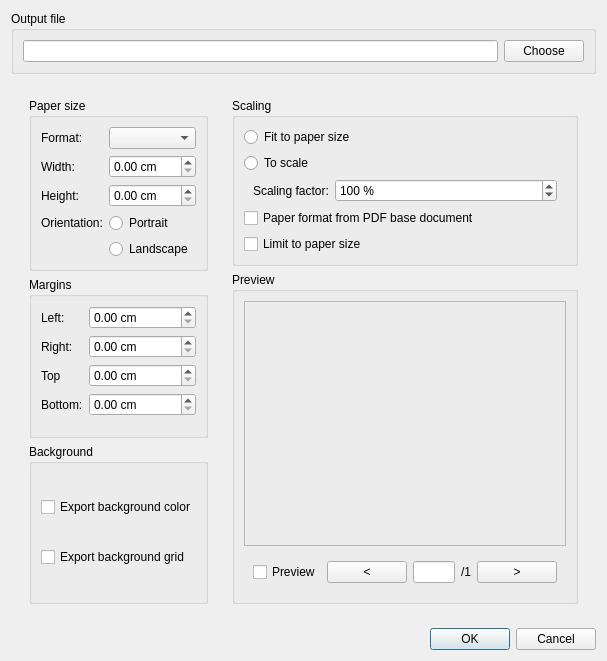
<?xml version="1.0" encoding="UTF-8"?>
<ui version="4.0">
 <class>Dialog</class>
 <widget class="QDialog" name="Dialog">
  <property name="geometry">
   <rect>
    <x>0</x>
    <y>0</y>
    <width>607</width>
    <height>661</height>
   </rect>
  </property>
  <property name="windowTitle">
   <string>Dialog</string>
  </property>
  <layout class="QVBoxLayout" name="verticalLayout" stretch="0,1,1">
   <item>
    <widget class="QGroupBox" name="groupBox">
     <property name="sizePolicy">
      <sizepolicy hsizetype="Preferred" vsizetype="Preferred">
       <horstretch>0</horstretch>
       <verstretch>0</verstretch>
      </sizepolicy>
     </property>
     <property name="title">
      <string>Output file</string>
     </property>
     <layout class="QHBoxLayout" name="horizontalLayout">
      <item>
       <widget class="QLineEdit" name="lineEdit"/>
      </item>
      <item>
       <widget class="QPushButton" name="pushButton">
        <property name="text">
         <string>Choose</string>
        </property>
       </widget>
      </item>
     </layout>
    </widget>
   </item>
   <item>
    <widget class="QWidget" name="widget_2" native="true">
     <layout class="QHBoxLayout" name="horizontalLayout_2">
      <item>
       <widget class="QWidget" name="widget" native="true">
        <layout class="QVBoxLayout" name="verticalLayout_2">
         <item>
          <widget class="QGroupBox" name="groupBox_2">
           <property name="title">
            <string>Paper size</string>
           </property>
           <layout class="QFormLayout" name="formLayout">
            <item row="0" column="0">
             <widget class="QLabel" name="label">
              <property name="text">
               <string>Format:</string>
              </property>
             </widget>
            </item>
            <item row="0" column="1">
             <widget class="QComboBox" name="comboBox"/>
            </item>
            <item row="1" column="0">
             <widget class="QLabel" name="label_2">
              <property name="text">
               <string>Width:</string>
              </property>
             </widget>
            </item>
            <item row="2" column="0">
             <widget class="QLabel" name="label_3">
              <property name="text">
               <string>Height:</string>
              </property>
             </widget>
            </item>
            <item row="3" column="0">
             <widget class="QLabel" name="label_4">
              <property name="text">
               <string>Orientation:</string>
              </property>
             </widget>
            </item>
            <item row="3" column="1">
             <widget class="QRadioButton" name="radioButton">
              <property name="text">
               <string>Portrait</string>
              </property>
             </widget>
            </item>
            <item row="4" column="1">
             <widget class="QRadioButton" name="radioButton_2">
              <property name="text">
               <string>Landscape</string>
              </property>
             </widget>
            </item>
            <item row="4" column="0">
             <widget class="QLabel" name="label_5">
              <property name="text">
               <string>  </string>
              </property>
             </widget>
            </item>
            <item row="1" column="1">
             <widget class="QDoubleSpinBox" name="doubleSpinBox">
              <property name="suffix">
               <string> cm</string>
              </property>
             </widget>
            </item>
            <item row="2" column="1">
             <widget class="QDoubleSpinBox" name="doubleSpinBox_2">
              <property name="suffix">
               <string> cm</string>
              </property>
             </widget>
            </item>
           </layout>
          </widget>
         </item>
         <item>
          <widget class="QGroupBox" name="groupBox_3">
           <property name="title">
            <string>Margins</string>
           </property>
           <layout class="QFormLayout" name="formLayout_2">
            <item row="0" column="0">
             <widget class="QLabel" name="label_6">
              <property name="text">
               <string>Left:</string>
              </property>
             </widget>
            </item>
            <item row="1" column="0">
             <widget class="QLabel" name="label_7">
              <property name="text">
               <string>Right:</string>
              </property>
             </widget>
            </item>
            <item row="2" column="0">
             <widget class="QLabel" name="label_8">
              <property name="text">
               <string>Top</string>
              </property>
             </widget>
            </item>
            <item row="3" column="0">
             <widget class="QLabel" name="label_9">
              <property name="text">
               <string>Bottom:</string>
              </property>
             </widget>
            </item>
            <item row="0" column="1">
             <widget class="QDoubleSpinBox" name="doubleSpinBox_3">
              <property name="suffix">
               <string> cm</string>
              </property>
             </widget>
            </item>
            <item row="1" column="1">
             <widget class="QDoubleSpinBox" name="doubleSpinBox_4">
              <property name="suffix">
               <string> cm</string>
              </property>
             </widget>
            </item>
            <item row="2" column="1">
             <widget class="QDoubleSpinBox" name="doubleSpinBox_5">
              <property name="suffix">
               <string> cm</string>
              </property>
             </widget>
            </item>
            <item row="3" column="1">
             <widget class="QDoubleSpinBox" name="doubleSpinBox_6">
              <property name="suffix">
               <string> cm</string>
              </property>
             </widget>
            </item>
           </layout>
          </widget>
         </item>
         <item>
          <widget class="QGroupBox" name="groupBox_6">
           <property name="title">
            <string>Background</string>
           </property>
           <layout class="QVBoxLayout" name="verticalLayout_6">
            <item>
             <widget class="QCheckBox" name="checkBox_4">
              <property name="text">
               <string>Export background color</string>
              </property>
             </widget>
            </item>
            <item>
             <widget class="QCheckBox" name="checkBox_5">
              <property name="text">
               <string>Export background grid</string>
              </property>
             </widget>
            </item>
           </layout>
          </widget>
         </item>
        </layout>
       </widget>
      </item>
      <item>
       <widget class="QWidget" name="widget_3" native="true">
        <layout class="QVBoxLayout" name="verticalLayout_3" stretch="0,1">
         <item>
          <widget class="QGroupBox" name="groupBox_4">
           <property name="title">
            <string>Scaling</string>
           </property>
           <layout class="QVBoxLayout" name="verticalLayout_4">
            <item>
             <widget class="QRadioButton" name="radioButton_3">
              <property name="text">
               <string>Fit to paper size</string>
              </property>
             </widget>
            </item>
            <item>
             <widget class="QRadioButton" name="radioButton_4">
              <property name="text">
               <string>To scale</string>
              </property>
             </widget>
            </item>
            <item>
             <widget class="QWidget" name="widget_4" native="true">
              <layout class="QFormLayout" name="formLayout_3">
               <property name="topMargin">
                <number>0</number>
               </property>
               <property name="bottomMargin">
                <number>0</number>
               </property>
               <item row="0" column="0">
                <widget class="QLabel" name="label_10">
                 <property name="text">
                  <string>Scaling factor:</string>
                 </property>
                </widget>
               </item>
               <item row="0" column="1">
                <widget class="QDoubleSpinBox" name="doubleSpinBox_7">
                 <property name="suffix">
                  <string> %</string>
                 </property>
                 <property name="decimals">
                  <number>0</number>
                 </property>
                 <property name="minimum">
                  <double>10.000000000000000</double>
                 </property>
                 <property name="maximum">
                  <double>400.000000000000000</double>
                 </property>
                 <property name="value">
                  <double>100.000000000000000</double>
                 </property>
                </widget>
               </item>
              </layout>
             </widget>
            </item>
            <item>
             <widget class="QCheckBox" name="checkBox">
              <property name="text">
               <string>Paper format from PDF base document</string>
              </property>
             </widget>
            </item>
            <item>
             <widget class="QCheckBox" name="checkBox_2">
              <property name="text">
               <string>Limit to paper size</string>
              </property>
             </widget>
            </item>
           </layout>
          </widget>
         </item>
         <item>
          <widget class="QGroupBox" name="groupBox_5">
           <property name="title">
            <string>Preview</string>
           </property>
           <layout class="QVBoxLayout" name="verticalLayout_5" stretch="1,0">
            <item>
             <widget class="QFrame" name="frame">
              <property name="frameShape">
               <enum>QFrame::StyledPanel</enum>
              </property>
              <property name="frameShadow">
               <enum>QFrame::Raised</enum>
              </property>
             </widget>
            </item>
            <item>
             <widget class="QWidget" name="widget_5" native="true">
              <layout class="QHBoxLayout" name="horizontalLayout_3">
               <item>
                <widget class="QCheckBox" name="checkBox_3">
                 <property name="text">
                  <string>Preview</string>
                 </property>
                </widget>
               </item>
               <item>
                <widget class="QPushButton" name="pushButton_2">
                 <property name="text">
                  <string>&lt;</string>
                 </property>
                </widget>
               </item>
               <item>
                <widget class="QLineEdit" name="lineEdit_2"/>
               </item>
               <item>
                <widget class="QLabel" name="label_11">
                 <property name="text">
                  <string>/1</string>
                 </property>
                </widget>
               </item>
               <item>
                <widget class="QPushButton" name="pushButton_3">
                 <property name="text">
                  <string>&gt;</string>
                 </property>
                </widget>
               </item>
              </layout>
             </widget>
            </item>
           </layout>
          </widget>
         </item>
        </layout>
       </widget>
      </item>
     </layout>
    </widget>
   </item>
   <item>
    <widget class="QDialogButtonBox" name="buttonBox">
     <property name="orientation">
      <enum>Qt::Horizontal</enum>
     </property>
     <property name="standardButtons">
      <set>QDialogButtonBox::Cancel|QDialogButtonBox::Ok</set>
     </property>
    </widget>
   </item>
  </layout>
 </widget>
 <resources/>
 <connections>
  <connection>
   <sender>buttonBox</sender>
   <signal>accepted()</signal>
   <receiver>Dialog</receiver>
   <slot>accept()</slot>
   <hints>
    <hint type="sourcelabel">
     <x>248</x>
     <y>254</y>
    </hint>
    <hint type="destinationlabel">
     <x>157</x>
     <y>274</y>
    </hint>
   </hints>
  </connection>
  <connection>
   <sender>buttonBox</sender>
   <signal>rejected()</signal>
   <receiver>Dialog</receiver>
   <slot>reject()</slot>
   <hints>
    <hint type="sourcelabel">
     <x>316</x>
     <y>260</y>
    </hint>
    <hint type="destinationlabel">
     <x>286</x>
     <y>274</y>
    </hint>
   </hints>
  </connection>
 </connections>
</ui>
